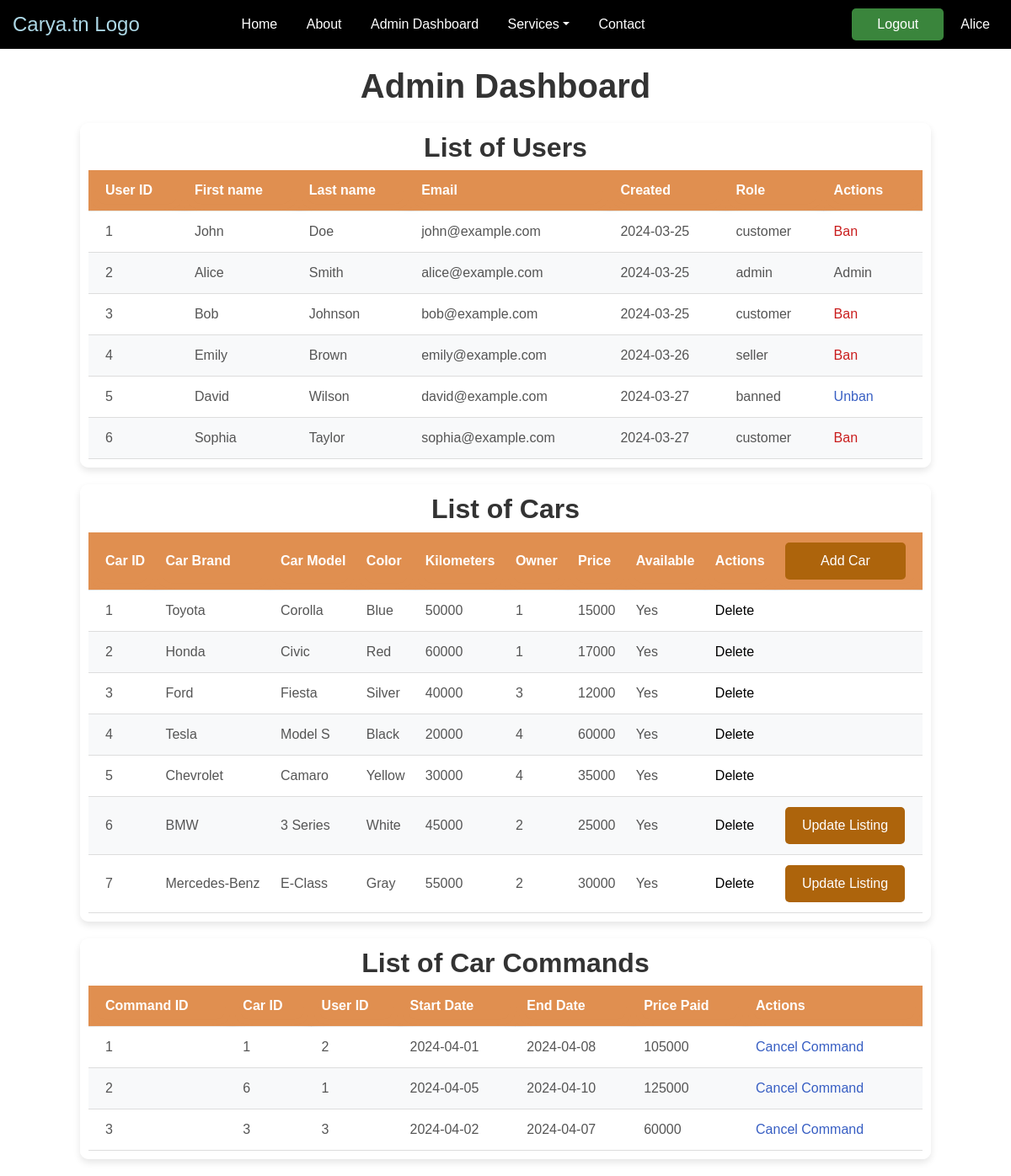
The app's page /carya.tn/Templates/admin_dashboard.php (signed in) with its own data.
### tables this page shows
CREATE TABLE users (
    id INT AUTO_INCREMENT PRIMARY KEY,
    firstName VARCHAR(30),
    lastName VARCHAR(30),
    password CHAR(255),
    email VARCHAR(50),
    creation_date DATE DEFAULT CURRENT_DATE,
    role VARCHAR(30),
    country VARCHAR(30),
    state VARCHAR(30)
);

CREATE TABLE cars (
    id INT AUTO_INCREMENT PRIMARY KEY,
    brand VARCHAR(50),
    model VARCHAR(50),
    color VARCHAR(20),
    image CHAR(255),
    km INT,
    price DECIMAL,
    available BOOLEAN DEFAULT TRUE,
    owner_id INT
);

CREATE TABLE command (
    command_id INT AUTO_INCREMENT PRIMARY KEY,
    car_id INT,
    user_id INT,
    rental_date DATE DEFAULT CURRENT_DATE,
    start_date DATE,
    end_date DATE,
    rental_period INT,
    confirmed BOOLEAN

);

### carya.tn/src/Model/User.php (called while the page is built, shortened)
<?php
include_once $_SERVER['DOCUMENT_ROOT'] . '/Mini-PHP-Project/carya.tn/src/Lib/connect.php';
class User {
    public function __construct($id, $firstName, $lastName, $password, $email, $creation_date, $role) {
        $this->id = $id;
        $this->firstName = $firstName;
        $this->lastName = $lastName;
        $this->email = $email;
        $this->creation_date = $creation_date;
        $this->role = $role;
    }
    public static function getUserFromRow($row) {
        return new User(
            $row['id'],
            $row['firstName'],
            $row['lastName'],
            $row['password'],
            $row['email'],
            $row['creation_date'],
            $row['role']
        );
    }
    public static function getAllUsers() {
        global $pdo;
        try {
            $sql = "SELECT * FROM users";
            $stmt = $pdo->query($sql);
            $users = [];
            while ($row = $stmt->fetch(PDO::FETCH_ASSOC)) {
                $user = User::getUserFromRow($row);
                $users[] = $user;
            }
            return $users;
        } catch (PDOException $e) {
            error_log("Error fetching all users: " . $e->getMessage());
            throw $e;
        }
    }
    public static function getUserById($userId) {
        global $pdo;
        try {
            $sql = "SELECT * FROM users WHERE id = ?";
            $stmt = $pdo->prepare($sql);
            $stmt->execute([$userId]);
            $userData = $stmt->fetch(PDO::FETCH_ASSOC);
            if ($userData) {
                $user = User::getUserFromRow($userData);
                return $user;
            } else {
                return null;
            }
        } catch (PDOException $e) {
            error_log("Error fetching user by ID: " . $e->getMessage());
            throw $e;
        }
    }
}
?>

### carya.tn/src/Model/Car.php (called while the page is built, shortened)
<?php
include_once $_SERVER['DOCUMENT_ROOT'] . '/Mini-PHP-Project/carya.tn/src/Lib/connect.php';
class Car {
    public $id;
    public function __construct($id, $brand, $model, $color, $image, $km, $price, $owner_id) {
        $this->id = $id;
        $this->brand = $brand;
        $this->model = $model;
        $this->color = $color;
        $this->km = $km;
        $this->price = $price;
        $this->owner_id = $owner_id;
    }
    public static function getCarFromRow($row) {
        return new Car(
            $row['id'],
            $row['brand'],
            $row['model'],
            $row['color'],
            $row['image'],
            $row['km'],
            $row['price'],
            $row['owner_id']
        );
    }
    public static function getAllCars($availability = null, $owner = null) {
        global $pdo;
        try {
            if ($availability === 1) {
                $sql = "SELECT * FROM cars WHERE available = 1";
            } else {
                $sql = "SELECT * FROM cars WHERE 1";
            }
            $stmt = $pdo->query($sql);
            $cars = [];
            while ($row = $stmt->fetch(PDO::FETCH_ASSOC)) {
                $car = Car::getCarFromRow($row);
                $cars[] = $car;
            }
            return $cars;
        } catch (PDOException $e) {
            error_log("Error fetching cars: " . $e->getMessage());
            throw $e;
        }
    }
    public static function getCarById($car_id) {
        global $pdo;
        try {
            $sql = "SELECT * FROM cars WHERE id = ?";
            $stmt = $pdo->prepare($sql);
            $stmt->execute([$car_id]);
            $car_data = $stmt->fetch(PDO::FETCH_ASSOC);
            if ($car_data) {
                $car = Car::getCarFromRow($car_data);
                return $car;
            } else {
                return null;
            }
        } catch (PDOException $e) {
            error_log("Error fetching car details: " . $e->getMessage());
            throw $e;
        }
    }
    public function isCarMarkedUnavailable() {
        global $pdo;
        try {
            $sql = "SELECT * FROM cars WHERE id = ? AND available = 0";
            $stmt = $pdo->prepare($sql);
            $stmt->execute([$this->id]);
            $car = $stmt->fetch(PDO::FETCH_ASSOC);
            return $car ? true : false;
        } catch (PDOException $e) {
            error_log("Error checking if car is marked unavailable: " . $e->getMessage());
            throw $e;
        }
    }
    public function isCarInUse() {
        global $pdo;
        try {
            $current_date = date('Y-m-d');
            $sql = "SELECT * FROM command WHERE car_id = ? AND start_date <= ? AND end_date >= ?";
            $stmt = $pdo->prepare($sql);
            $stmt->execute([$this->id, $current_date, $current_date]);
            $car_commanded = $stmt->fetchAll(PDO::FETCH_ASSOC);
            return count($car_commanded) > 0;
        } catch (PDOException $e) {
            error_log("Error checking if car is in use: " . $e->getMessage());
            throw $e;
        }
    }
    public function isCarAvailable() {
        try {
            return !$this->isCarMarkedUnavailable() && !$this->isCarInUse();
        } catch (PDOException $e) {
            error_log("Error checking car availability: " . $e->getMessage());
            throw $e;
        }
    }
}
?>

### carya.tn/src/Model/Command.php (called while the page is built, shortened)
<?php
include_once $_SERVER['DOCUMENT_ROOT'] . '/Mini-PHP-Project/carya.tn/src/Lib/connect.php';
class Command {
    public function __construct($command_id, $car_id, $user_id, $rental_date, $start_date, $end_date, $rental_period) {
        $this->command_id = $command_id;
        $this->car_id = $car_id;
        $this->user_id = $user_id;
        $this->start_date = $start_date;
        $this->end_date = $end_date;
        $this->rental_period = $rental_period;
    }
    public static function getCommandFromRow($row) {
        return new Command(
            $row['command_id'],
            $row['car_id'],
            $row['user_id'],
            $row['rental_date'],
            $row['start_date'],
            $row['end_date'],
            $row['rental_period']
        );
    }
    public static function getAllRentalCommands() {
        global $pdo;
        try {
            $sql = "SELECT * FROM command";
            $stmt = $pdo->query($sql);
            $commands = [];
            while ($row = $stmt->fetch(PDO::FETCH_ASSOC)) {
                $command = Command::getCommandFromRow($row);
                $commands[] = $command;
            }
            return $commands;
        } catch (PDOException $e) {
            error_log("Error fetching all rental commands: " . $e->getMessage());
            throw $e;
        }
    }
}
?>

### carya.tn/Templates/admin_dashboard.php (the view, shortened to what this page needs)
<?php
include_once $_SERVER['DOCUMENT_ROOT'] . '/Mini-PHP-Project/carya.tn/src/Model/Command.php';
include_once $_SERVER['DOCUMENT_ROOT'] . '/Mini-PHP-Project/carya.tn/src/Model/User.php';
include_once $_SERVER['DOCUMENT_ROOT'] . '/Mini-PHP-Project/carya.tn/src/Model/Car.php';
$class = "admin-dashboard";
?>
    <h1>Admin Dashboard</h1>
    <section>
        <h2>List of Users</h2>
        <table>
            <thead>
                <tr>
                    <th>User ID</th>
                    <th>First name</th>
                    <th>Last name</th>
                    <th>Email</th>
                    <th>Created</th>
                    <th>Role</th>
                    <th>Actions</th>
                </tr>
            </thead>
            <tbody>
                <?php foreach (User::getAllUsers() as $user) : ?>
                    <tr>
                        <td><?= $user->id ?></td>
                        <td><?= $user->firstName ?></td>
                        <td><?= $user->lastName ?></td>
                        <td><?= $user->email ?></td>
                        <td><?= $user->creation_date ?></td>
                        <td><?= $user->role ?></td>
                        <td>
                            <?php
                            if ($user->role == 'banned') {
                                echo "<a href=\"http://localhost/Mini-PHP-Project/carya.tn/src/controllers/unban_user.php?id={$user->id}\" class='unban-link'>Unban</a>";
                            } else if ($user->role == 'admin') {
                                echo "Admin";
                            } else {
                                echo "<a href=\"http://localhost/Mini-PHP-Project/carya.tn/src/controllers/ban_user.php?id={$user->id}\" class='ban-link'>Ban</a>";
                            }
                            ?>
                        </td>
                    </tr>
                <?php endforeach; ?>
            </tbody>
        </table>
    </section>
    <section>
        <h2>List of Cars</h2>
        <table>
            <thead>
                <tr>
                    <th>Car ID</th>
                    <th>Car Brand</th>
                    <th>Car Model</th>
                    <th>Color</th>
                    <th>Kilometers</th>
                    <th>Owner</th>
                    <th>Price</th>
                    <th>Available</th>
                    <th>Actions</th>
                    <th><button id="addCarBtn">Add Car</button></th>
                </tr>
            </thead>
            <tbody>
                <?php foreach (Car::getAllCars() as $car) : ?>
                    <tr>
                        <td class='car-image' data-id='<?= $car->id ?>'><?= $car->id ?></td>
                        <td class='car-image' data-id='<?= $car->id ?>'><?= $car->brand ?></td>
                        <td class='car-image' data-id='<?= $car->id ?>'><?= $car->model ?></td>
                        <td><?= $car->color ?></td>
                        <td><?= $car->km ?></td>
                        <td class='user-info' data-id='<?= $car->owner_id ?>'><?= $car->owner_id ?></td>
                        <td><?= $car->price ?></td>
                        <td><?= $car->isCarAvailable() ? "Yes" : "No" ?></td>
                        <td>
                            <?php
                            if ($car->isCarAvailable()) {
                                echo "<a href='http://localhost/Mini-PHP-Project/carya.tn/src/controllers/delete_car.php?id={$car->id}'>Delete</a>";
                            ?>
                        </td>
                        <td>
                            <?php
                                if ($car->owner_id == $_SESSION['user_id']) {
                                    echo "<button id='UpdateCarBtn{$car->id}'>Update Listing</button>";
                                }
                            }
                            ?>
                        </td>
                    </tr>
                <?php endforeach; ?>
            </tbody>
        </table>
    </section>
    <section>
        <h2>List of Car Commands</h2>
        <table>
            <thead>
                <tr>
                    <th>Command ID</th>
                    <th>Car ID</th>
                    <th>User ID</th>
                    <th>Start Date</th>
                    <th>End Date</th>
                    <th>Price Paid</th>
                    <th>Actions</th>
                </tr>
            </thead>
            <tbody>
                <?php foreach (Command::getAllRentalCommands() as $command) : ?>
                    <?php
                    $car = Car::getCarById($command->car_id);
                    $user = User::getUserById($command->user_id);
                    $price_paid = $car->price * $command->rental_period;
                    ?>
                    <tr>
                        <td><?= $command->command_id ?></td>
                        <td class='car-info' data-id='<?= $car->id ?>'><?= $car->id ?></td>
                        <td class='user-info' data-id='<?= $user->id ?>'><?= $user->id ?></td>
                        <td><?= $command->start_date ?></td>
                        <td><?= $command->end_date ?></td>
                        <td><?= $price_paid ?></td>
                        <td>
                            <a href="http://localhost/Mini-PHP-Project/carya.tn/src/controllers/cancel_command.php?id=<?= $command->command_id ?>" class='unban-link'>Cancel Command</a>
                        </td>
                    </tr>
                <?php endforeach; ?>
            </tbody>
        </table>
    </section>
        <?php include $_SERVER['DOCUMENT_ROOT'] . '/Mini-PHP-Project/carya.tn/templates/add_car_form.php'; ?>
<?php $content = ob_get_clean(); ?>
<?php require('layout.php') ?>

### carya.tn/Templates/layout.php (shortened to what this page needs)
<?php
include_once $_SERVER['DOCUMENT_ROOT'] . '/Mini-PHP-Project/carya.tn/src/Model/User.php';
?>
<!DOCTYPE html>
<html lang="en">
    <head>
        <link href="https://cdn.jsdelivr.net/npm/bootstrap@5.0.0-alpha1/dist/css/bootstrap.min.css" rel="stylesheet">
        <link rel="stylesheet" href="https://cdnjs.cloudflare.com/ajax/libs/font-awesome/6.5.1/css/all.min.css">
        <link rel="stylesheet" href="http://localhost/Mini-PHP-Project/carya.tn/style.css">
    </head>
    <body class=<?= $class ?>>
        <nav class="navbar">
            <div class="navbar-logo">
                <a href="http://localhost/Mini-PHP-Project/carya.tn/index.php">Carya.tn Logo</a>
            </div>
            <div class="navbar-menu">
                <ul>
                    <div class="basics">
                        <li class="navbar-link"><a href="http://localhost/Mini-PHP-Project/carya.tn/index.php">Home</a></li>
                        <li class="navbar-link"><a href="http://localhost/Mini-PHP-Project/carya.tn/Templates/about.php">About</a></li>
                        <?php
                            if (isset($_SESSION['role']) && $_SESSION['role'] == 'admin') {
                                echo '<li class="navbar-link"><a href="http://localhost/Mini-PHP-Project/carya.tn/Templates/admin_dashboard.php">Admin Dashboard</a></li>';
                            }
                        ?>
                        <li class="dropdown">
                            <a href="#" class="dropdown-toggle">Services</a>
                        </li>
                        <li class="navbar-link"><a href="http://localhost/Mini-PHP-Project/carya.tn/Templates/contact.php">Contact</a></li>
                    </div>
                </ul>
            </div>
            <div class="nav-user">
                <ul>
                    <?php
                        if(isset($_SESSION['user_id'])){
                            $user = User::getUserById($_SESSION['user_id']);
                            echo '<li class="login-button"><a href="http://localhost/Mini-PHP-Project/carya.tn/src/Controllers/logout.php">Logout</a></li>';
                            echo '<li class="profile-button"><a href="http://localhost/Mini-PHP-Project/carya.tn/Templates/profile.php">'.$user->firstName.'</a></li>';
                        }else{
                            echo '<li class="login-button"><a href="http://localhost/Mini-PHP-Project/carya.tn/Templates/login.php">Login</a></li>';
                        }
                    ?>
                </ul>
            </div>
        </nav>
        <?= $content ?>
    </body>
</html>

### records on screen
users: firstName "Alice", id "2", lastName "Smith", email "alice@example.com", creation_date "2024-03-25", role "admin", shows "Admin"
users: id "1", firstName "John", lastName "Doe", email "john@example.com", creation_date "2024-03-25", role "customer"
users: id "3", firstName "Bob", lastName "Johnson", email "bob@example.com", creation_date "2024-03-25", role "customer"
users: id "4", firstName "Emily", lastName "Brown", email "emily@example.com", creation_date "2024-03-26", role "seller"
users: id "5", firstName "David", lastName "Wilson", email "david@example.com", creation_date "2024-03-27", role "banned"
users: id "6", firstName "Sophia", lastName "Taylor", email "sophia@example.com", creation_date "2024-03-27", role "customer"
cars: id "1", brand "Toyota", model "Corolla", color "Blue", km "50000", owner "1", price "15000"
cars: id "2", brand "Honda", model "Civic", color "Red", km "60000", owner "1", price "17000"
cars: id "3", brand "Ford", model "Fiesta", color "Silver", km "40000", owner "3", price "12000"
cars: id "4", brand "Tesla", model "Model S", color "Black", km "20000", owner "4", price "60000"
cars: id "5", brand "Chevrolet", model "Camaro", color "Yellow", km "30000", owner "4", price "35000"
cars: id "6", brand "BMW", model "3 Series", color "White", km "45000", owner "2", price "25000"
cars: id "7", brand "Mercedes-Benz", model "E-Class", color "Gray", km "55000", owner "2", price "30000"
command: command_id "1", car "1", user "2", start_date "2024-04-01", end_date "2024-04-08", price_paid "105000"
command: command_id "2", car "6", user "1", start_date "2024-04-05", end_date "2024-04-10", price_paid "125000"
command: command_id "3", car "3", user "3", start_date "2024-04-02", end_date "2024-04-07", price_paid "60000"
